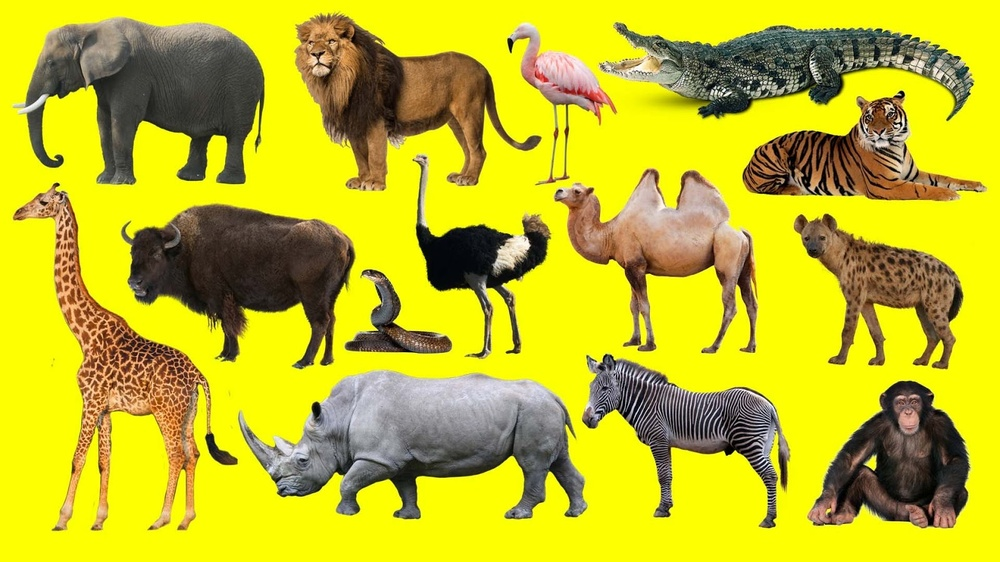
#> input picture animals.jpg, 1000 x 562 px, shrunk from 1600 x 900 before the run, found by its file name
$ jupyter execute --allow-errors ML_Workshop_Day_1.ipynb
#> lines starting #> are read from the running program, lines starting #| are printed output that depends on the picture
[cell 1]
import pandas as pd
import numpy as np
import seaborn as sns
import matplotlib.pyplot as plt
import cv2

#> (a cell that did not finish here is left out)

#> (a cell that did not finish here is left out)

#> (a cell that did not finish here is left out)

#> (a cell that did not finish here is left out)

#> (a cell that did not finish here is left out)

[cell 7]
plt.figure(figsize=(12,6))
#> (the rest of this cell did not finish here and is left out)

#> (a cell that did not finish here is left out)

#> (a cell that did not finish here is left out)

#> (a cell that did not finish here is left out)

#> (a cell that did not finish here is left out)

[cell 12]
import matplotlib.image as img
from sklearn.model_selection import train_test_split

[cell 13]
testing=img.imread("/content/animals.jpg")
#> testing is the input picture: shape (562, 1000, 3); mean R, G, B 195.6, 188.9, 34

[cell 14]
plt.imshow(testing)

[cell 15]
Start_point=(4,4)
End_point=(220,220)
color=(255,0,0)
thickness=9

[cell 16]
testing=cv2.cvtColor(testing,cv2.COLOR_BGR2RGB)
plt.imshow(testing)

[cell 17]
gray=cv2.cvtColor(testing,cv2.COLOR_RGB2GRAY)
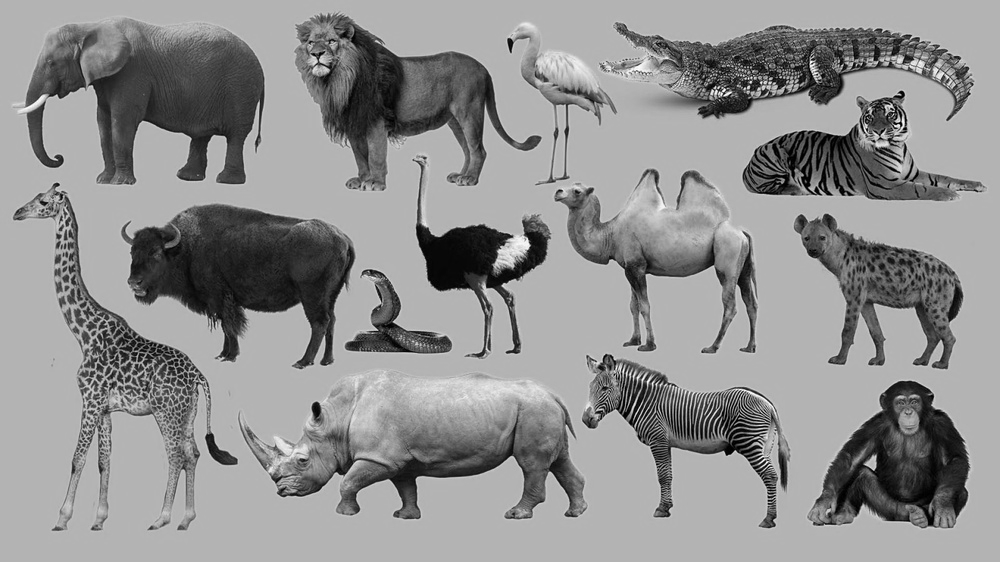
#> gray: shape (562, 1000); min 0, max 254, mean 143.4
plt.imshow(gray,data='gray',vmin=0,vmax=255)
